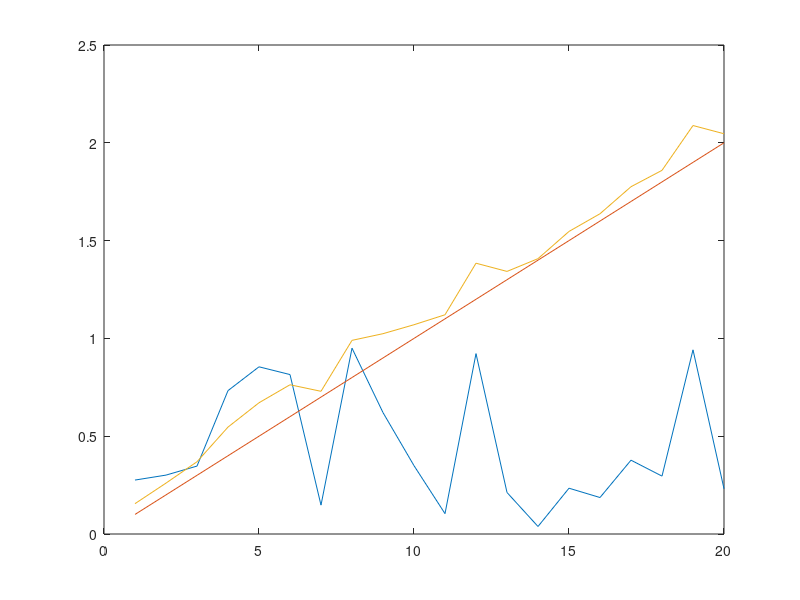

The MATLAB script that drew this image:
%Graphics script for Ex 13
%Catherine Paverd



clc
clear
close all

x = 1:1:20;
y = rand(1,20);
z = 0.1:0.1:2.0;


figure(1)

fig1 = plot(x,y)
hold on
fig2 = plot(x,z)
hold on
fig3 = plot(x, z+(y./5))


